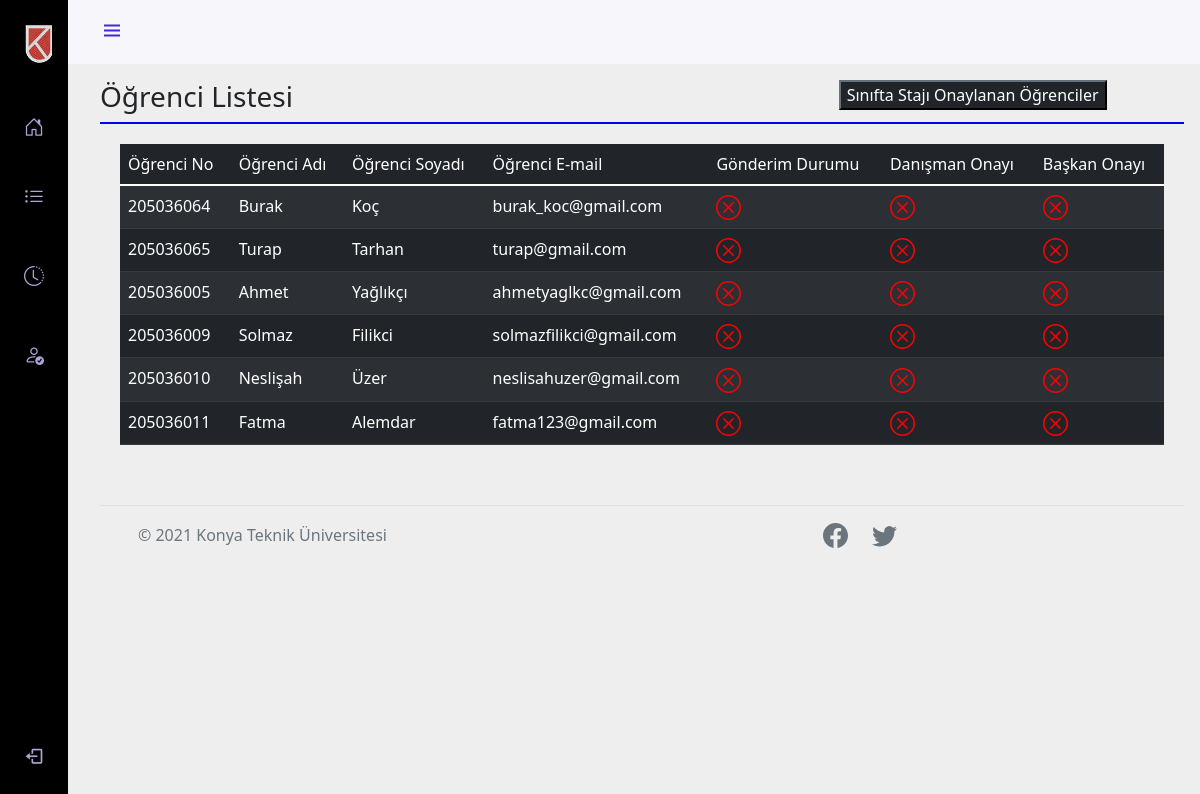
The page /BolumBaskani/ogrenci_listesi.php?ID=5 on the database its author committed.
### tables this page shows
CREATE TABLE `ogrenciler` (
  `Ogrenci_id` int(11) NOT NULL,
  `Ogrenci_adi` varchar(50) DEFAULT NULL,
  `Ogrenci_soyadi` varchar(50) DEFAULT NULL,
  `Ogrenci_Email` varchar(50) DEFAULT NULL,
  `Ogrenci_Sifre` varchar(20) DEFAULT NULL,
  `Ogrenci_cinsiyet` varchar(5) DEFAULT NULL,
  `Ogrenci_Telefon` varchar(11) DEFAULT NULL,
  `Ogrenci_no` varchar(9) NOT NULL,
  `Ogrenci_resim` varchar(40) DEFAULT NULL,
  `il_kodu` varchar(20) NOT NULL,
  `ilce_kodu` varchar(255) DEFAULT NULL,
  `Ogrenci_sinif_id` int(11) DEFAULT NULL,
  `Ogrenci_danisman_id` int(11) DEFAULT NULL,
  `Ogrenci_bolum_id` int(11) NOT NULL,
  `Durumu` int(11) DEFAULT NULL,
  `StajOnay` int(11) NOT NULL,
  `StajOnayBaskan` int(11) DEFAULT NULL,
  `Silinme_Durumu` tinyint(1) DEFAULT NULL,
  `OgrenciStajBasvuru` tinyint(4) NOT NULL,
  `OgrenciStajGonderim` tinyint(4) NOT NULL,
  `ReddetmeYorumu` varchar(255) DEFAULT NULL
);

### BolumBaskani/ogrenci_listesi.php (the view, shortened to what this page needs)
<?php
include '../Include/Header.php';
if (isset($_GET['ID'])) {
    $GelenID        =   $_GET['ID'];
}
?>
<body id="body-pd">
    <header class="header" id="header">
        <div class="header_toggle"> <i class='bx bx-menu' id="header-toggle"></i> </div>
    </header>
    <div class="l-navbar" id="nav-bar">
        <nav class="nav">
            <div> <a href="AnaPanel_BolumBaskani.php" class="nav_logo"><span class="nav_logo-name"><img src="../resimler/ktun_logo_koyu_zemin.gif" height="40"></span> </a>
                <div class="nav_list"> <a href="AnaPanel_BolumBaskani.php" class="nav_link" style="text-decoration:none;"> <i class='bi bi-house-door nav_icon'></i> <span class="nav_name">Anasayfa</span> </a>
                    <a href="sinif_listesi.php" class="nav_link" style="text-decoration:none;"> <i class='bi bi-list-ul nav_icon'></i> <span class="nav_name">Öğrenci Listeleri</span> </a>
                    <a href="onay_bekleyen_stajlar.php" class="nav_link" style="text-decoration:none;"> <i class='bi bi-clock-history nav_icon'></i> </a>
                    <a href="onaylanmis_stajlar.php" class="nav_link" style="text-decoration:none; text-align: center;"> <i class='bi bi-person-check nav_icon'></i> <span class="nav_name">Onaylanmış Stajlar</span> </a>
                </div>
            </div> <a href="uyecikis.php" class="nav_link" style="text-decoration:none;"> <i class='bx bx-log-out nav_icon'></i> <span class="nav_name">Çıkış Yap</span> </a>
        </nav>
    </div>
    <div class="row">
    <div class="col-8" style="margin-top: 80px;">
        <h3>Öğrenci Listesi</h3>
    </div>
    <div class="col-4" style="margin-top: 80px;"><button class="btn-dark"><a href="sinifonaylanan.php?ID=<?php echo $GelenID ?>" style="text-decoration: none; color: white;">Sınıfta Stajı Onaylanan Öğrenciler</a></button></div></div>
    <div style="border-top:2px solid blue; padding: 20px;">
        <table class="table table-dark table-striped">
            <thead>
                <tr>
                    <td>Öğrenci No</td>
                    <td>Öğrenci Adı</td>
                    <td>Öğrenci Soyadı</td>
                    <td>Öğrenci E-mail</td>
                    <td>Gönderim Durumu</td>
                    <td>Danışman Onayı</td>
                    <td>Başkan Onayı</td>
                </tr>
            </thead>
            <?php
            $ogrenci_sor = $VeritabaniBaglantisi->prepare("SELECT * FROM ogrenciler WHERE Ogrenci_sinif_id=? ORDER BY Ogrenci_id ASC");
            $ogrenci_sor->execute(array($GelenID));
            foreach ($ogrenci_sor as $row) {
            ?>
            <tr>
            <td><?php echo $row['Ogrenci_no']; ?></td>
            <td><?php echo $row['Ogrenci_adi']; ?></td>
            <td><?php echo $row['Ogrenci_soyadi']; ?></td>
            <td><?php echo $row['Ogrenci_Email']; ?></td>
                    <?php
                    if ($row['OgrenciStajGonderim'] == 1) {  ?>
                        <td><svg xmlns="http://www.w3.org/2000/svg" width="25" height="25" fill="currentColor" class="bi bi-check2-circle" viewBox="0 0 16 16" style="color:#6BCB77;">
                                <path d="M2.5 8a5.5 5.5 0 0 1 8.25-4.764.5.5 0 0 0 .5-.866A6.5 6.5 0 1 0 14.5 8a.5.5 0 0 0-1 0 5.5 5.5 0 1 1-11 0z" />
                                <path d="M15.354 3.354a.5.5 0 0 0-.708-.708L8 9.293 5.354 6.646a.5.5 0 1 0-.708.708l3 3a.5.5 0 0 0 .708 0l7-7z" />
                            </svg></td>
                    <?php
                    } else {   ?>
                        <td></td>
                    <?php }
                    if ($row['StajOnay'] == 1) {  ?>
                        <td><svg xmlns="http://www.w3.org/2000/svg" width="25" height="25" fill="currentColor" class="bi bi-check2-circle" viewBox="0 0 16 16" style="color:#6BCB77;">
                                <path d="M2.5 8a5.5 5.5 0 0 1 8.25-4.764.5.5 0 0 0 .5-.866A6.5 6.5 0 1 0 14.5 8a.5.5 0 0 0-1 0 5.5 5.5 0 1 1-11 0z" />
                                <path d="M15.354 3.354a.5.5 0 0 0-.708-.708L8 9.293 5.354 6.646a.5.5 0 1 0-.708.708l3 3a.5.5 0 0 0 .708 0l7-7z" />
                            </svg></td>
                    <?php } else {   ?>
                        <td></td>
                    <?php
                    }
                    if ($row['StajOnayBaskan'] == 1) {  ?>
                        <td><svg xmlns="http://www.w3.org/2000/svg" width="25" height="25" fill="currentColor" class="bi bi-check2-circle" viewBox="0 0 16 16" style="color:#6BCB77;">
                                <path d="M2.5 8a5.5 5.5 0 0 1 8.25-4.764.5.5 0 0 0 .5-.866A6.5 6.5 0 1 0 14.5 8a.5.5 0 0 0-1 0 5.5 5.5 0 1 1-11 0z" />
                                <path d="M15.354 3.354a.5.5 0 0 0-.708-.708L8 9.293 5.354 6.646a.5.5 0 1 0-.708.708l3 3a.5.5 0 0 0 .708 0l7-7z" />
                            </svg></td>
                    <?php } else {  ?>
                        <td></td>
                <?php }
                }
                ?>
                </tr>
        </table>
    </div>
    <?php
    include '../Include/footer.php';
    ?>

### Include/Header.php (shortened to what this page needs)
<!DOCTYPE html>
<html lang="tr">
<head>
     <link rel="stylesheet" href="../style.css">
<link href="https://cdn.jsdelivr.net/npm/bootstrap@5.1.3/dist/css/bootstrap.min.css" rel="stylesheet">
     <link rel="stylesheet" href="path/to/font-awesome/css/font-awesome.min.css">
       <link rel="stylesheet" href="https://cdn.jsdelivr.net/npm/boxicons@latest/css/boxicons.min.css">
       <link rel="stylesheet" href="https://cdn.jsdelivr.net/npm/bootstrap-icons@1.8.3/font/bootstrap-icons.css">
</head>
<body>

### Include/footer.php (shortened to what this page needs)
 <footer class="d-flex flex-wrap justify-content-between align-items-center py-3 my-4 border-top">
    <div class="col-md-8 d-flex align-items-center">
      <a href="/" class="mb-3 me-2 mb-md-0 text-muted text-decoration-none lh-1">
        <svg class="bi" width="30" height="24"><use xlink:href="#bootstrap"/></svg>
      </a>
      <span class="text-muted">&copy; 2021 Konya Teknik Üniversitesi</span>
    </div>
    <div class="col-4">
      <a class="text-muted" href="https://facebook.com/KTUNEDU" target="blank"></a>
    <a class="text-muted" href="https://twitter.com/KTUNEDU" target="blank"></a>
    </div>
  </footer>
</body>
</html>

### style.css (style rules this page uses)
:root { --header-height: 3rem; --nav-width: 68px; --first-color: #4723d9; --first-color-light: #afa5d9; --white-color: #f7f6fb; --body-font: "Nunito", sans-serif; --normal-font-size: 1rem; --z-fixed: 100; }
body { position: relative; margin: var(--header-height) 0 0 0; padding: 0 1rem; font-family: var(--body-font); font-size: var(--normal-font-size); transition: 0.5s; }
a { text-decoration: none; }
.header { width: 100%; height: var(--header-height); position: fixed; top: 0; left: 0; display: flex; align-items: center; justify-content: space-between; padding: 0 1rem; background-color: var(--white-color); z-index: var(--z-fixed); transition: 0.5s; }
.header_toggle { color: var(--first-color); font-size: 1.5rem; cursor: pointer; }
.l-navbar { position: fixed; top: 0; left: -30%; width:var(--nav-width); height: 100vh; background-color: black; padding: 0.5rem 1rem 0 0; transition: 0.5s; z-index: var(--z-fixed); }
.nav { height: 100%; display: flex; flex-direction: column; justify-content: space-between; overflow: hidden; }
.nav_logo, .nav_link { display: grid; grid-template-columns: max-content max-content; align-items: center; column-gap: 1rem; padding: 0.5rem 0 0.5rem 1.5rem; }
.nav_logo { margin-bottom: 2rem; }
.nav_logo-name { color: var(--white-color); font-weight: 700; }
.nav_link { position: relative; color: var(--first-color-light); margin-bottom: 1.5rem; transition: 0.3s; }
.nav_icon { font-size: 1.25rem; }
@media screen and (min-width: 768px) { body { margin: calc(var(--header-height) + 1rem) 0 0 0; padding-left: calc(var(--nav-width) + 2rem); } }
@media screen and (min-width: 768px) { .header { height: calc(var(--header-height) + 1rem); padding: 0 2rem 0 calc(var(--nav-width) + 2rem); } }
@media screen and (min-width: 768px) { .l-navbar { left: 0; padding: 1rem 1rem 0 0; } }

### Include/Header.php (style rules this page uses)
body { background-color:#EEEEEE; }

### rows shown on the page
ogrenciler: Ogrenci_no "205036064", Ogrenci_adi "Burak", Ogrenci_soyadi "Koç", Ogrenci_Email "burak_koc@gmail.com", OgrenciStajGonderim 0 (drawn), StajOnay 0 (drawn), StajOnayBaskan 0 (drawn)
ogrenciler: Ogrenci_no "205036065", Ogrenci_adi "Turap", Ogrenci_soyadi "Tarhan", Ogrenci_Email "turap@gmail.com", OgrenciStajGonderim 0 (drawn), StajOnay 0 (drawn), StajOnayBaskan 0 (drawn)
ogrenciler: Ogrenci_no "205036005", Ogrenci_adi "Ahmet", Ogrenci_soyadi "Yağlıkçı", Ogrenci_Email "ahmetyaglkc@gmail.com", OgrenciStajGonderim 0 (drawn), StajOnay 0 (drawn), StajOnayBaskan 0 (drawn)
ogrenciler: Ogrenci_no "205036009", Ogrenci_adi "Solmaz", Ogrenci_soyadi "Filikci", Ogrenci_Email "solmazfilikci@gmail.com", OgrenciStajGonderim 0 (drawn), StajOnay 0 (drawn), StajOnayBaskan 0 (drawn)
ogrenciler: Ogrenci_no "205036010", Ogrenci_adi "Neslişah", Ogrenci_soyadi "Üzer", Ogrenci_Email "neslisahuzer@gmail.com", OgrenciStajGonderim 0 (drawn), StajOnay 0 (drawn), StajOnayBaskan 0 (drawn)
ogrenciler: Ogrenci_no "205036011", Ogrenci_adi "Fatma", Ogrenci_soyadi "Alemdar", Ogrenci_Email "fatma123@gmail.com", OgrenciStajGonderim 0 (drawn), StajOnay 0 (drawn), StajOnayBaskan 0 (drawn)
